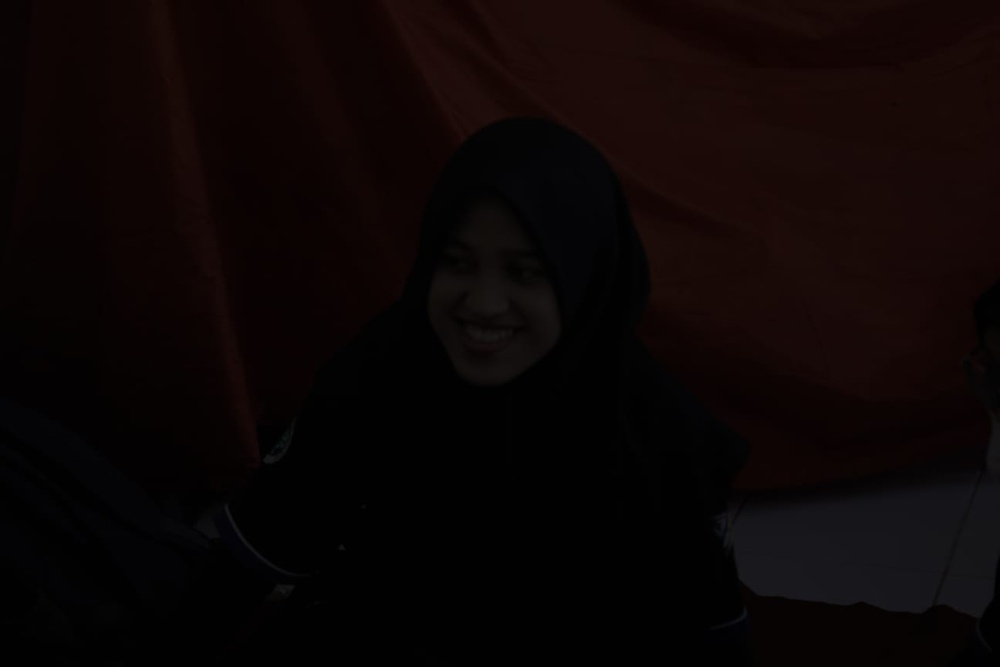
#> input picture fotouy.jpeg, 1000 x 667 px, shrunk from 1296 x 864 before the run
$ python ta.py
#> lines starting #> are read from the running program, lines starting #| are printed output that depends on the picture; after the words box and inside, x2 and y2 are one past the last pixel; in counts of white or black regions, pixels touching at a corner belong together
import cv2 as cv
from matplotlib import pyplot as plt

#gambar asli
img = plt.imread("fotouy.jpeg") #mengambil gambar dalam mode matplotlib
#> img is the input picture: shape (667, 1000, 3); mean R, G, B 11.8, 5.1, 4.7

#gambar asli di detek wajahnya
face_cascade = cv.CascadeClassifier("haarcascade_frontalface_alt.xml") #module deteksi wajah
hasildetekawal = plt.imread("fotouy.jpeg")
gray = cv.cvtColor(img, cv.COLOR_BGR2GRAY)
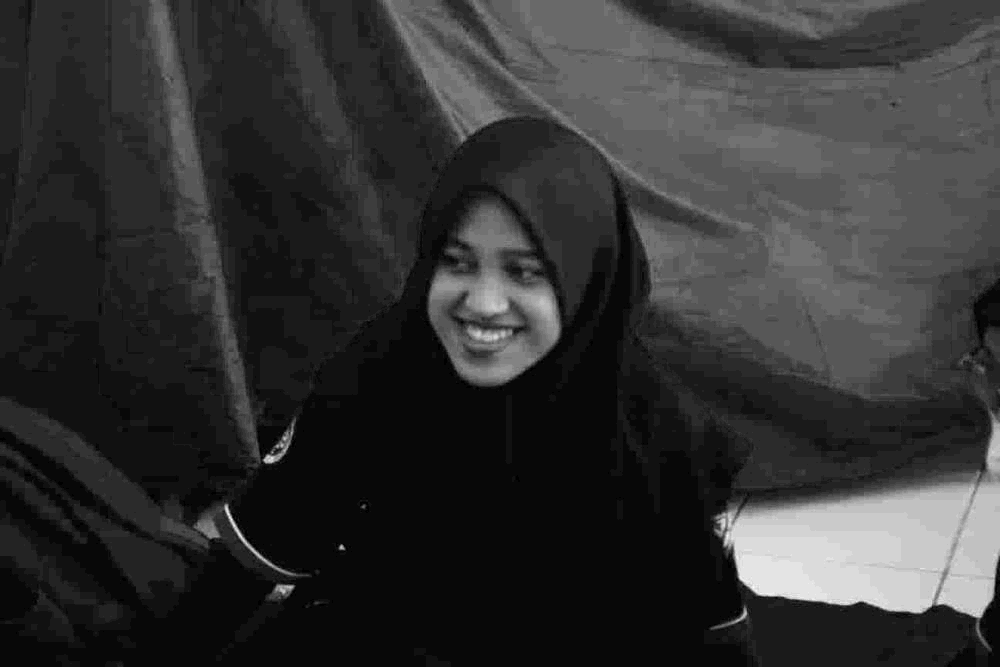
#> gray: shape (667, 1000); min 0, max 29, mean 5.8; drawn with min black and max white
faces = face_cascade.detectMultiScale(gray, 1.1, 4) #untuk menemukan wajah
#> faces = ()

for(x,y,w,h) in faces:
    cv.rectangle(img, (x,y), (x+w, y+h), (255, 0,0), 4) #proses memberikan kotak di wajah
#> this loop made 0 passes

#pengaturan brightness & kontras
hasilimageenhanc = cv.convertScaleAbs(img, alpha=1.8, beta=30)
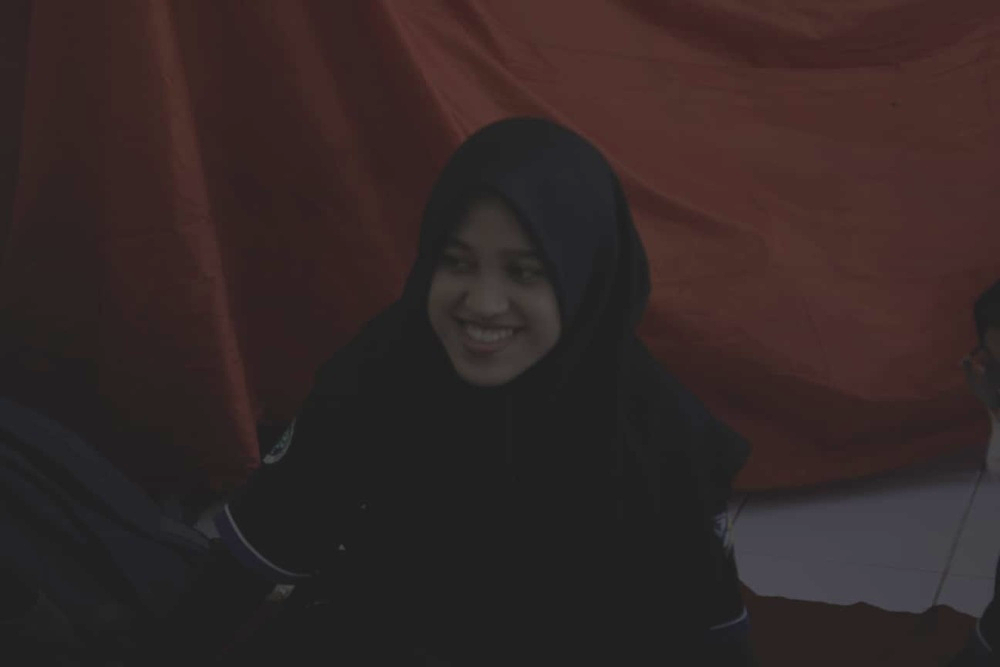
#> hasilimageenhanc: shape (667, 1000, 3); mean R, G, B 51.3, 39.2, 38.5

#deteksi tepi
garistepi = cv.Canny(img,40,55,apertureSize =3) #image asli
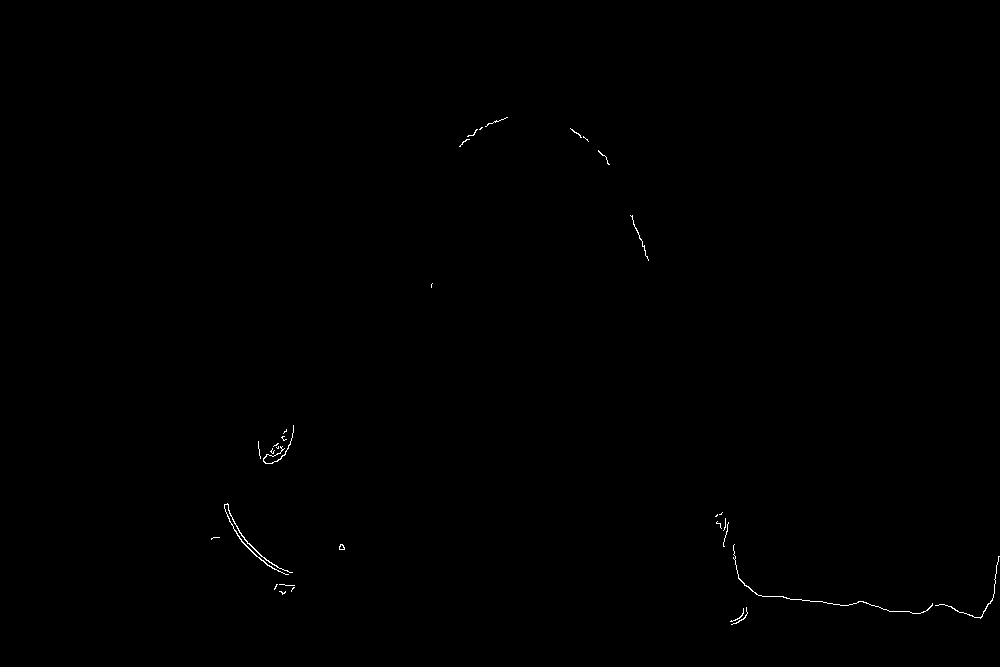
#> garistepi: shape (667, 1000); 0.18% white in thin lines or dots, all inside (x1, y1, x2, y2) = (211, 117, 1000, 625)
garistepifinal = cv.Canny(hasilimageenhanc,40,55,apertureSize =3) #image setelah birghtness & kontras
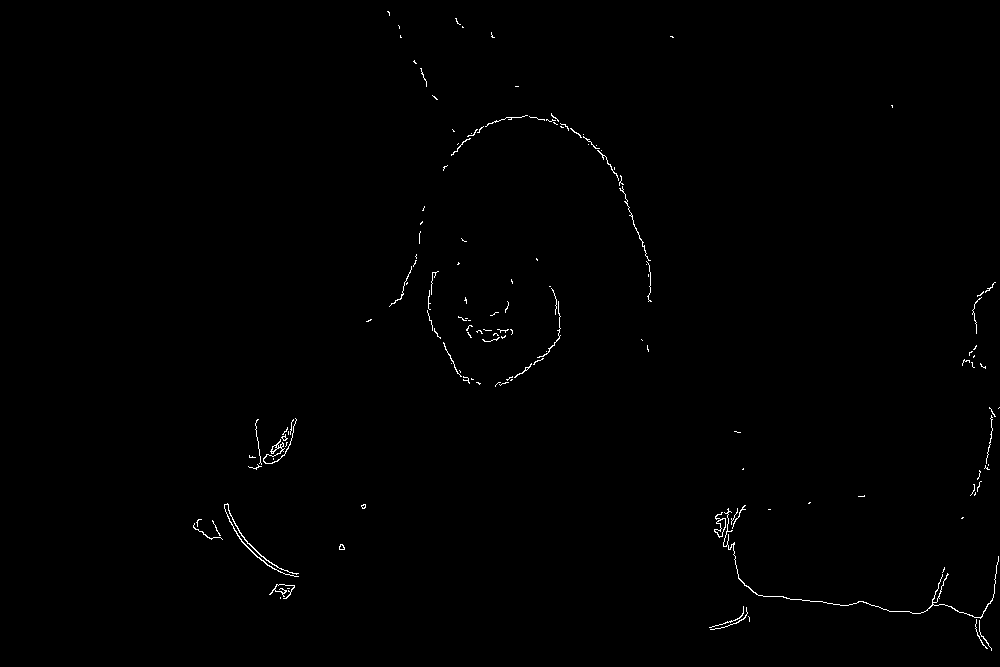
#> garistepifinal: shape (667, 1000); 0.48% white in thin lines or dots, all inside (x1, y1, x2, y2) = (193, 11, 1000, 651)

#gambar akhir di detek wajahnya
gambarfinal =  cv.convertScaleAbs(img, alpha=1.8, beta=30) #mengambil gambar imageenhanc
face_cascade = cv.CascadeClassifier("haarcascade_frontalface_alt.xml") #module deteksi wajah
gray = cv.cvtColor(gambarfinal, cv.COLOR_BGR2GRAY)
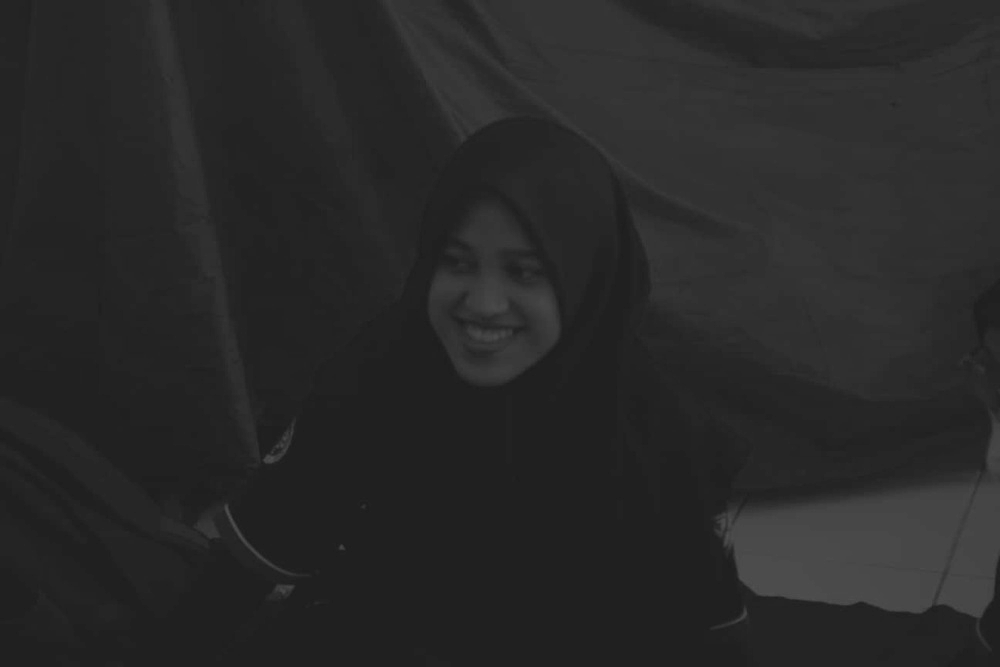
#> gray: shape (667, 1000); min 30, max 82, mean 40.4
faces = face_cascade.detectMultiScale(gray, 1.1, 4)
#> faces = [[398, 204, 181, 181]]

for(x,y,w,h) in faces:
    cv.rectangle(gambarfinal, (x,y), (x+w, y+h), (255, 0,0), 4) #proses memberikan kotak di wajah
#> this loop made 1 pass
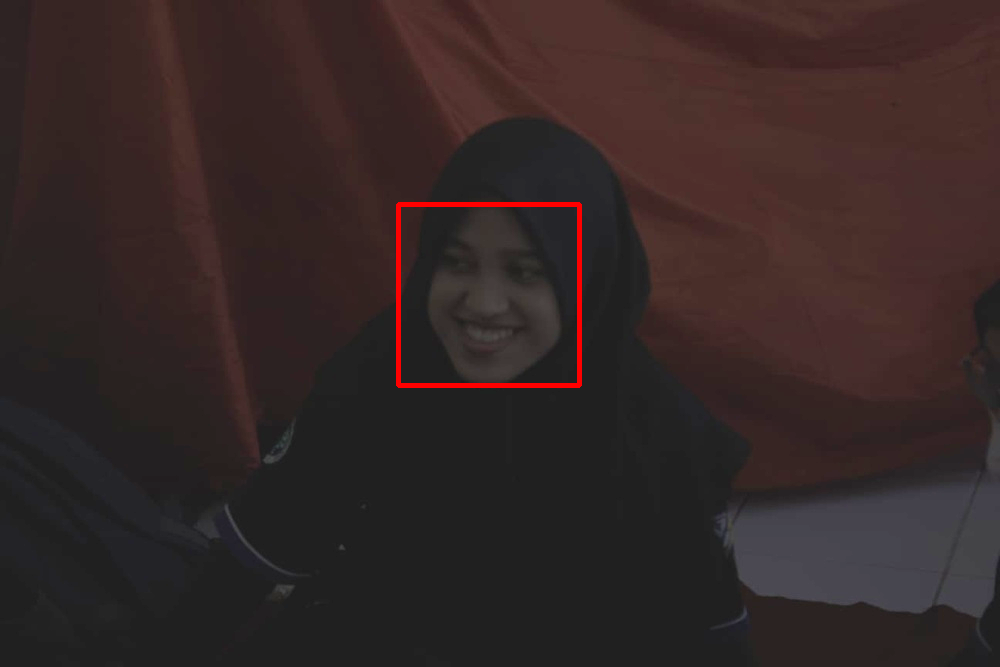
#> gambarfinal: shape (667, 1000, 3); 0.54% of pixels changed, all inside (x1, y1, x2, y2) = (396, 202, 582, 388)

titles = ['Asli','deteksi tepi','deteksi wajah','Brightness&Contrast','deteksi tepi','deteksi wajah']
images = [img, garistepi, hasildetekawal,  hasilimageenhanc, garistepifinal, gambarfinal]

for i in range(6): #mengambil 6 gambar
    plt.subplot(2,3,i+1),plt.imshow(images[i], cmap="gray") #menempatkan dan memunculkan gambar di matplotlib
    plt.title(titles[i]) #memberi judul pad gambar
    plt.xticks([]),plt.yticks([]) #menghapus koordinat sumbu x dan y


plt.show()

cv.waitKey(0)
